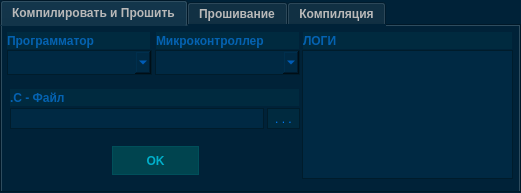
<?xml version="1.0" encoding="UTF-8"?>
<ui version="4.0">
 <class>MainWindow</class>
 <widget class="QMainWindow" name="MainWindow">
  <property name="geometry">
   <rect>
    <x>0</x>
    <y>0</y>
    <width>521</width>
    <height>193</height>
   </rect>
  </property>
  <property name="minimumSize">
   <size>
    <width>521</width>
    <height>193</height>
   </size>
  </property>
  <property name="maximumSize">
   <size>
    <width>521</width>
    <height>193</height>
   </size>
  </property>
  <property name="windowTitle">
   <string>AVR_COMPLIT 1.0</string>
  </property>
  <property name="styleSheet">
   <string notr="true">background-color: #002238;</string>
  </property>
  <widget class="QWidget" name="centralwidget">
   <widget class="QTabWidget" name="tabWidget">
    <property name="geometry">
     <rect>
      <x>0</x>
      <y>0</y>
      <width>521</width>
      <height>193</height>
     </rect>
    </property>
    <property name="font">
     <font>
      <weight>75</weight>
      <bold>true</bold>
     </font>
    </property>
    <property name="styleSheet">
     <string notr="true">background-color: #002238;
color: rgb(185, 185, 185);</string>
    </property>
    <property name="currentIndex">
     <number>0</number>
    </property>
    <widget class="QWidget" name="tab">
     <attribute name="title">
      <string>Компилировать и Прошить</string>
     </attribute>
     <widget class="QLabel" name="label_4">
      <property name="geometry">
       <rect>
        <x>5</x>
        <y>6</y>
        <width>143</width>
        <height>17</height>
       </rect>
      </property>
      <property name="font">
       <font>
        <weight>75</weight>
        <bold>true</bold>
       </font>
      </property>
      <property name="styleSheet">
       <string notr="true">background-color: #002a3f;
color: #0462b1;</string>
      </property>
      <property name="text">
       <string>Программатор</string>
      </property>
     </widget>
     <widget class="QLabel" name="label_5">
      <property name="geometry">
       <rect>
        <x>154</x>
        <y>6</y>
        <width>143</width>
        <height>17</height>
       </rect>
      </property>
      <property name="font">
       <font>
        <weight>75</weight>
        <bold>true</bold>
       </font>
      </property>
      <property name="styleSheet">
       <string notr="true">background-color: #002a3f;
color: #0462b1;</string>
      </property>
      <property name="text">
       <string>Микроконтроллер</string>
      </property>
     </widget>
     <widget class="QLabel" name="label_6">
      <property name="geometry">
       <rect>
        <x>301</x>
        <y>6</y>
        <width>209</width>
        <height>17</height>
       </rect>
      </property>
      <property name="font">
       <font>
        <weight>75</weight>
        <bold>true</bold>
       </font>
      </property>
      <property name="styleSheet">
       <string notr="true">background-color: #002a3f;
color: #0462b1;</string>
      </property>
      <property name="text">
       <string>ЛОГИ</string>
      </property>
     </widget>
     <widget class="QComboBox" name="comboBox_4">
      <property name="geometry">
       <rect>
        <x>5</x>
        <y>24</y>
        <width>145</width>
        <height>25</height>
       </rect>
      </property>
      <property name="cursor">
       <cursorShape>PointingHandCursor</cursorShape>
      </property>
      <property name="styleSheet">
       <string notr="true">combobox-popup: 0;
color: rgb(0, 122, 252);
background-color: rgb(0, 41, 67);
border:1px solid rgb(0, 41, 67);
border:1px solid #001c2b;</string>
      </property>
      <property name="maxVisibleItems">
       <number>5</number>
      </property>
     </widget>
     <widget class="QComboBox" name="comboBox_5">
      <property name="geometry">
       <rect>
        <x>153</x>
        <y>24</y>
        <width>145</width>
        <height>25</height>
       </rect>
      </property>
      <property name="cursor">
       <cursorShape>PointingHandCursor</cursorShape>
      </property>
      <property name="styleSheet">
       <string notr="true">combobox-popup: 0;
color: rgb(0, 122, 252);
background-color: rgb(0, 41, 67);
border:1px solid rgb(0, 41, 67);
border:1px solid #001c2b;</string>
      </property>
      <property name="editable">
       <bool>false</bool>
      </property>
      <property name="currentText">
       <string/>
      </property>
      <property name="maxVisibleItems">
       <number>5</number>
      </property>
      <property name="duplicatesEnabled">
       <bool>false</bool>
      </property>
     </widget>
     <widget class="QLineEdit" name="lineEdit_3">
      <property name="geometry">
       <rect>
        <x>8</x>
        <y>82</y>
        <width>254</width>
        <height>21</height>
       </rect>
      </property>
      <property name="styleSheet">
       <string notr="true">color: rgb(0, 122, 252);
background-color: rgb(0, 41, 67);
border:1px solid rgb(0, 41, 67);
border:1px solid #001c2b;</string>
      </property>
     </widget>
     <widget class="QPushButton" name="pushButton_5">
      <property name="geometry">
       <rect>
        <x>265</x>
        <y>82</y>
        <width>33</width>
        <height>21</height>
       </rect>
      </property>
      <property name="cursor">
       <cursorShape>PointingHandCursor</cursorShape>
      </property>
      <property name="styleSheet">
       <string notr="true">/*background-color: #08647e;*/
background-color: #002a3f;
border:1px solid #001c2b;
color: #017af6;</string>
      </property>
      <property name="text">
       <string>. . .</string>
      </property>
     </widget>
     <widget class="QLabel" name="label_12">
      <property name="geometry">
       <rect>
        <x>8</x>
        <y>63</y>
        <width>289</width>
        <height>17</height>
       </rect>
      </property>
      <property name="font">
       <font>
        <weight>75</weight>
        <bold>true</bold>
       </font>
      </property>
      <property name="styleSheet">
       <string notr="true">background-color: #002a3f;
color: #0462b1;</string>
      </property>
      <property name="text">
       <string>.C - Файл</string>
      </property>
     </widget>
     <widget class="QTextBrowser" name="textBrowser_3">
      <property name="geometry">
       <rect>
        <x>300</x>
        <y>24</y>
        <width>211</width>
        <height>129</height>
       </rect>
      </property>
      <property name="font">
       <font>
        <pointsize>8</pointsize>
        <weight>50</weight>
        <bold>false</bold>
       </font>
      </property>
      <property name="styleSheet">
       <string notr="true">color: rgb(0, 122, 252);
color: rgb(0, 177, 252);
background-color: rgb(0, 41, 67);
border:1px solid rgb(0, 41, 67);
border:1px solid #001c2b;</string>
      </property>
      <property name="html">
       <string>&lt;!DOCTYPE HTML PUBLIC &quot;-//W3C//DTD HTML 4.0//EN&quot; &quot;http://www.w3.org/TR/REC-html40/strict.dtd&quot;&gt;
&lt;html&gt;&lt;head&gt;&lt;meta name=&quot;qrichtext&quot; content=&quot;1&quot; /&gt;&lt;style type=&quot;text/css&quot;&gt;
p, li { white-space: pre-wrap; }
&lt;/style&gt;&lt;/head&gt;&lt;body style=&quot; font-family:'Noto Sans'; font-size:8pt; font-weight:400; font-style:normal;&quot;&gt;
&lt;p style=&quot;-qt-paragraph-type:empty; margin-top:0px; margin-bottom:0px; margin-left:0px; margin-right:0px; -qt-block-indent:0; text-indent:0px;&quot;&gt;&lt;br /&gt;&lt;/p&gt;&lt;/body&gt;&lt;/html&gt;</string>
      </property>
     </widget>
     <widget class="QPushButton" name="pushButton_6">
      <property name="geometry">
       <rect>
        <x>110</x>
        <y>120</y>
        <width>87</width>
        <height>29</height>
       </rect>
      </property>
      <property name="font">
       <font>
        <weight>75</weight>
        <bold>true</bold>
       </font>
      </property>
      <property name="cursor">
       <cursorShape>PointingHandCursor</cursorShape>
      </property>
      <property name="styleSheet">
       <string notr="true">/*background-color: #00afca;*/
color:#00afca;
border:1px solid #004f5a;

background-color:  #00444f; /* rgb(0, 116, 134);*/</string>
      </property>
      <property name="text">
       <string>OK</string>
      </property>
     </widget>
    </widget>
    <widget class="QWidget" name="tab_2">
     <attribute name="title">
      <string>Прошивание</string>
     </attribute>
     <widget class="QLabel" name="label_3">
      <property name="geometry">
       <rect>
        <x>8</x>
        <y>63</y>
        <width>289</width>
        <height>17</height>
       </rect>
      </property>
      <property name="font">
       <font>
        <weight>75</weight>
        <bold>true</bold>
       </font>
      </property>
      <property name="styleSheet">
       <string notr="true">background-color: #002a3f;
color: #0462b1;</string>
      </property>
      <property name="text">
       <string>.HEX - Файл</string>
      </property>
     </widget>
     <widget class="QComboBox" name="comboBox">
      <property name="geometry">
       <rect>
        <x>5</x>
        <y>24</y>
        <width>145</width>
        <height>25</height>
       </rect>
      </property>
      <property name="cursor">
       <cursorShape>PointingHandCursor</cursorShape>
      </property>
      <property name="styleSheet">
       <string notr="true">combobox-popup: 0;
color: rgb(0, 122, 252);
background-color: rgb(0, 41, 67);
border:1px solid rgb(0, 41, 67);
border:1px solid #001c2b;</string>
      </property>
      <property name="maxVisibleItems">
       <number>5</number>
      </property>
     </widget>
     <widget class="QComboBox" name="comboBox_3">
      <property name="geometry">
       <rect>
        <x>153</x>
        <y>24</y>
        <width>145</width>
        <height>25</height>
       </rect>
      </property>
      <property name="cursor">
       <cursorShape>PointingHandCursor</cursorShape>
      </property>
      <property name="styleSheet">
       <string notr="true">combobox-popup: 0;
color: rgb(0, 122, 252);
background-color: rgb(0, 41, 67);
border:1px solid rgb(0, 41, 67);
border:1px solid #001c2b;</string>
      </property>
      <property name="editable">
       <bool>false</bool>
      </property>
      <property name="currentText">
       <string/>
      </property>
      <property name="maxVisibleItems">
       <number>5</number>
      </property>
      <property name="duplicatesEnabled">
       <bool>false</bool>
      </property>
     </widget>
     <widget class="QLineEdit" name="lineEdit_2">
      <property name="geometry">
       <rect>
        <x>8</x>
        <y>82</y>
        <width>254</width>
        <height>21</height>
       </rect>
      </property>
      <property name="styleSheet">
       <string notr="true">color: rgb(0, 122, 252);
background-color: rgb(0, 41, 67);
border:1px solid rgb(0, 41, 67);
border:1px solid #001c2b;</string>
      </property>
     </widget>
     <widget class="QPushButton" name="pushButton_3">
      <property name="geometry">
       <rect>
        <x>265</x>
        <y>82</y>
        <width>33</width>
        <height>21</height>
       </rect>
      </property>
      <property name="cursor">
       <cursorShape>PointingHandCursor</cursorShape>
      </property>
      <property name="styleSheet">
       <string notr="true">/*background-color: #08647e;*/
background-color: #002a3f;
border:1px solid #001c2b;
color: #017af6;</string>
      </property>
      <property name="text">
       <string>. . .</string>
      </property>
     </widget>
     <widget class="QTextBrowser" name="textBrowser">
      <property name="geometry">
       <rect>
        <x>300</x>
        <y>24</y>
        <width>211</width>
        <height>129</height>
       </rect>
      </property>
      <property name="styleSheet">
       <string notr="true">color: rgb(0, 122, 252);
color: rgb(0, 177, 252);
background-color: rgb(0, 41, 67);
border:1px solid rgb(0, 41, 67);
border:1px solid #001c2b;</string>
      </property>
     </widget>
     <widget class="QPushButton" name="pushButton_2">
      <property name="geometry">
       <rect>
        <x>120</x>
        <y>120</y>
        <width>87</width>
        <height>29</height>
       </rect>
      </property>
      <property name="font">
       <font>
        <weight>75</weight>
        <bold>true</bold>
       </font>
      </property>
      <property name="cursor">
       <cursorShape>PointingHandCursor</cursorShape>
      </property>
      <property name="styleSheet">
       <string notr="true">/*background-color: #00afca;*/
color:#00afca;
border:1px solid #004f5a;

background-color:  #00444f; /* rgb(0, 116, 134);*/</string>
      </property>
      <property name="text">
       <string>Прошить</string>
      </property>
     </widget>
     <widget class="QLabel" name="label_8">
      <property name="geometry">
       <rect>
        <x>301</x>
        <y>6</y>
        <width>209</width>
        <height>17</height>
       </rect>
      </property>
      <property name="font">
       <font>
        <weight>75</weight>
        <bold>true</bold>
       </font>
      </property>
      <property name="styleSheet">
       <string notr="true">background-color: #002a3f;
color: #0462b1;</string>
      </property>
      <property name="text">
       <string>ЛОГИ</string>
      </property>
     </widget>
     <widget class="QLabel" name="label_9">
      <property name="geometry">
       <rect>
        <x>5</x>
        <y>6</y>
        <width>143</width>
        <height>17</height>
       </rect>
      </property>
      <property name="font">
       <font>
        <weight>75</weight>
        <bold>true</bold>
       </font>
      </property>
      <property name="styleSheet">
       <string notr="true">background-color: #002a3f;
color: #0462b1;</string>
      </property>
      <property name="text">
       <string>Программатор</string>
      </property>
     </widget>
     <widget class="QLabel" name="label_10">
      <property name="geometry">
       <rect>
        <x>154</x>
        <y>6</y>
        <width>143</width>
        <height>17</height>
       </rect>
      </property>
      <property name="font">
       <font>
        <weight>75</weight>
        <bold>true</bold>
       </font>
      </property>
      <property name="styleSheet">
       <string notr="true">background-color: #002a3f;
color: #0462b1;</string>
      </property>
      <property name="text">
       <string>Микроконтроллер</string>
      </property>
     </widget>
    </widget>
    <widget class="QWidget" name="tab_3">
     <attribute name="title">
      <string>Компиляция</string>
     </attribute>
     <widget class="QLabel" name="label">
      <property name="geometry">
       <rect>
        <x>12</x>
        <y>6</y>
        <width>281</width>
        <height>17</height>
       </rect>
      </property>
      <property name="font">
       <font>
        <weight>75</weight>
        <bold>true</bold>
       </font>
      </property>
      <property name="styleSheet">
       <string notr="true">background-color: #002a3f;
color: #0462b1;</string>
      </property>
      <property name="text">
       <string>Микроконтроллер</string>
      </property>
     </widget>
     <widget class="QLineEdit" name="lineEdit">
      <property name="geometry">
       <rect>
        <x>10</x>
        <y>80</y>
        <width>246</width>
        <height>21</height>
       </rect>
      </property>
      <property name="styleSheet">
       <string notr="true">color: rgb(0, 122, 252);
background-color: rgb(0, 41, 67);
border:1px solid rgb(0, 41, 67);
border:1px solid #001c2b;</string>
      </property>
     </widget>
     <widget class="QPushButton" name="pushButton">
      <property name="geometry">
       <rect>
        <x>91</x>
        <y>122</y>
        <width>111</width>
        <height>29</height>
       </rect>
      </property>
      <property name="font">
       <font>
        <weight>75</weight>
        <bold>true</bold>
       </font>
      </property>
      <property name="cursor">
       <cursorShape>PointingHandCursor</cursorShape>
      </property>
      <property name="styleSheet">
       <string notr="true">color:#00afca;
border:1px solid #004f5a;

background-color:  #00444f; </string>
      </property>
      <property name="text">
       <string>Компилировать</string>
      </property>
     </widget>
     <widget class="QComboBox" name="comboBox_2">
      <property name="geometry">
       <rect>
        <x>10</x>
        <y>24</y>
        <width>284</width>
        <height>28</height>
       </rect>
      </property>
      <property name="styleSheet">
       <string notr="true">combobox-popup: 0;
color: rgb(0, 122, 252);
background-color: rgb(0, 41, 67);
border:1px solid rgb(0, 41, 67);
border:1px solid #001c2b;</string>
      </property>
      <property name="maxVisibleItems">
       <number>5</number>
      </property>
     </widget>
     <widget class="QPushButton" name="pushButton_4">
      <property name="geometry">
       <rect>
        <x>260</x>
        <y>80</y>
        <width>33</width>
        <height>21</height>
       </rect>
      </property>
      <property name="cursor">
       <cursorShape>PointingHandCursor</cursorShape>
      </property>
      <property name="styleSheet">
       <string notr="true">background-color: #002a3f;
border:1px solid #001c2b;
color: #017af6;</string>
      </property>
      <property name="text">
       <string>. . .</string>
      </property>
     </widget>
     <widget class="QTextBrowser" name="textBrowser_2">
      <property name="geometry">
       <rect>
        <x>300</x>
        <y>24</y>
        <width>211</width>
        <height>129</height>
       </rect>
      </property>
      <property name="font">
       <font>
        <pointsize>8</pointsize>
        <weight>50</weight>
        <bold>false</bold>
       </font>
      </property>
      <property name="styleSheet">
       <string notr="true">color: rgb(0, 122, 252);
color: rgb(0, 177, 252);
background-color: rgb(0, 41, 67);
border:1px solid rgb(0, 41, 67);
border:1px solid #001c2b;</string>
      </property>
      <property name="html">
       <string>&lt;!DOCTYPE HTML PUBLIC &quot;-//W3C//DTD HTML 4.0//EN&quot; &quot;http://www.w3.org/TR/REC-html40/strict.dtd&quot;&gt;
&lt;html&gt;&lt;head&gt;&lt;meta name=&quot;qrichtext&quot; content=&quot;1&quot; /&gt;&lt;style type=&quot;text/css&quot;&gt;
p, li { white-space: pre-wrap; }
&lt;/style&gt;&lt;/head&gt;&lt;body style=&quot; font-family:'Noto Sans'; font-size:8pt; font-weight:400; font-style:normal;&quot;&gt;
&lt;p style=&quot;-qt-paragraph-type:empty; margin-top:0px; margin-bottom:0px; margin-left:0px; margin-right:0px; -qt-block-indent:0; text-indent:0px;&quot;&gt;&lt;br /&gt;&lt;/p&gt;&lt;/body&gt;&lt;/html&gt;</string>
      </property>
     </widget>
     <widget class="QLabel" name="label_7">
      <property name="geometry">
       <rect>
        <x>301</x>
        <y>6</y>
        <width>209</width>
        <height>17</height>
       </rect>
      </property>
      <property name="font">
       <font>
        <weight>75</weight>
        <bold>true</bold>
       </font>
      </property>
      <property name="styleSheet">
       <string notr="true">background-color: #002a3f;
color: #0462b1;</string>
      </property>
      <property name="text">
       <string>ЛОГИ</string>
      </property>
     </widget>
     <widget class="QLabel" name="label_11">
      <property name="geometry">
       <rect>
        <x>10</x>
        <y>62</y>
        <width>281</width>
        <height>17</height>
       </rect>
      </property>
      <property name="font">
       <font>
        <weight>75</weight>
        <bold>true</bold>
       </font>
      </property>
      <property name="styleSheet">
       <string notr="true">background-color: #002a3f;
color: #0462b1;</string>
      </property>
      <property name="text">
       <string>.C - Файл</string>
      </property>
     </widget>
    </widget>
   </widget>
  </widget>
 </widget>
 <resources/>
 <connections/>
</ui>
